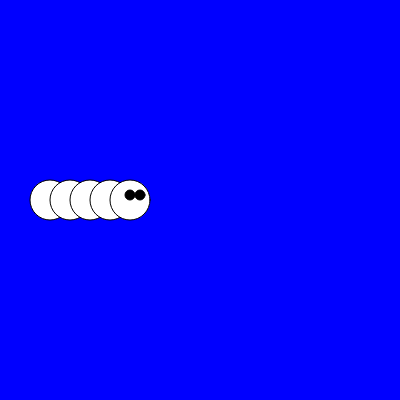
Frame 1 (no input)
Frame 60 (no input): identical to frame 1, image omitted
Frame 120 (the mouse pressed at the canvas centre since frame 60): identical to frame 1, image omitted

The p5.js sketch that drew this single still picture (run headless with seeded random() and noise() and a simulated clock; from frame 60 on, the mouse is pressed at the canvas centre):

// p5.js sketch
// ── sketch.js

const cobrinhaCorpo = (posX,tamanho) => {
  for(let i = 0; i < tamanho; i++){
    fill('white')
    circle(posX,200,40)
    posX += 40 / 2
  }

  fill('black')
  circle(posX-20,195,10);
  circle(posX-10,195,10); 
}

function setup() {
  createCanvas(400, 400);
}

function draw() {
  background('blue');
  cobrinhaCorpo(50,5);
}
